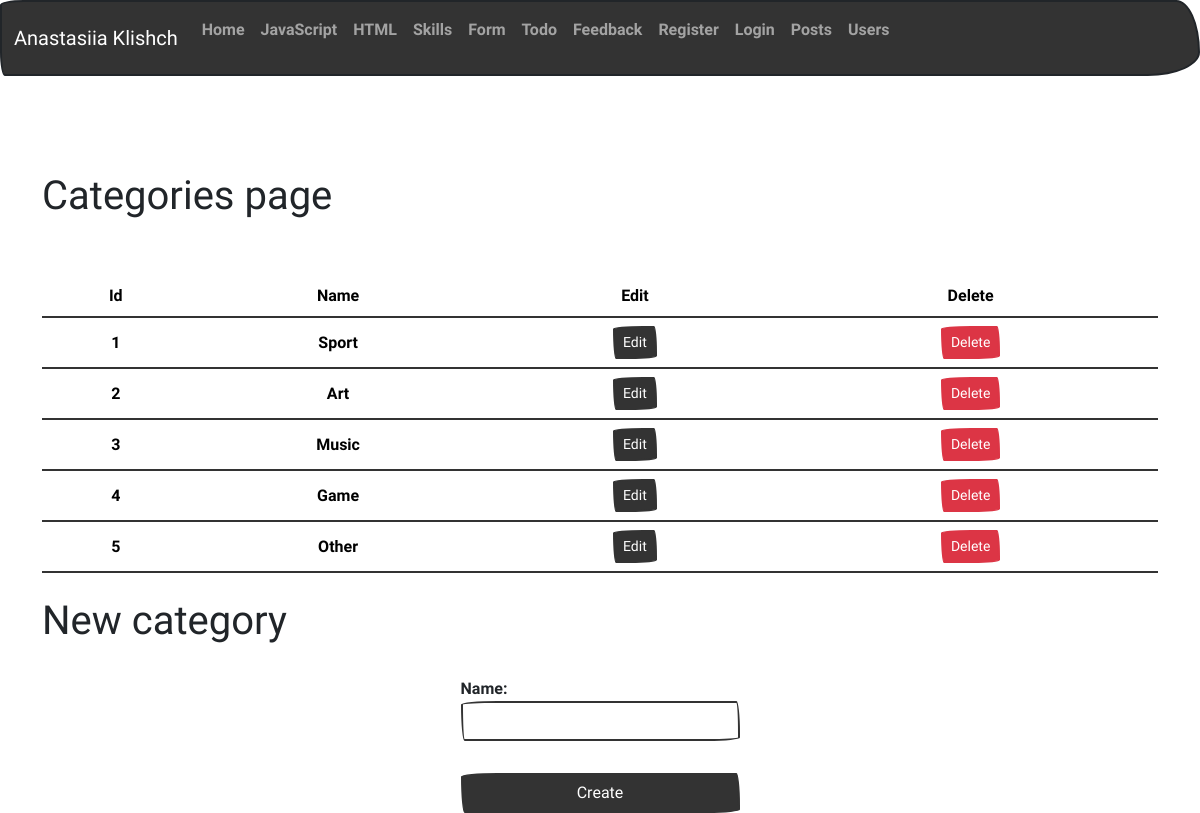
The page /categories on the database its author committed.
### app/posts/models.py (models this page shows, shortened)
class Category(db.Model):
    id = db.Column(db.Integer, primary_key=True)
    name = db.Column(db.String)

### app/posts/views.py (the view, shortened to what this page needs)
@posts.route('/categories', methods=['GET', 'POST'])
def categories():
    form = CreateCategory()
    categories = Category.query.all()
    return render_template('categories.html', form=form, categories=categories)

### app/posts/forms.py
class CreateCategory(FlaskForm):
    name = StringField('Name:',
                        validators=[DataRequired("This field is required.")],
                        render_kw={"class": "form-control"})
    submit = SubmitField('Create',
                         render_kw={"class": "btn btn-primary"})

### app/posts/templates/posts/categories.html (shortened to what this page needs)
{% from 'render_field.html' import render_field %}
{% extends "base.html" %}
{% block content %}
<h1>Categories page</h1>
<br>
<div>
    <div class="mt-4">
        <table class="table mb-4 text-center">
            <thead>
                <tr>
                    <th scope="col">Id</th>
                    <th scope="col">Name</th>
                    <th scope="col">Edit</th>
                    <th scope="col">Delete</th>
                </tr>
            </thead>
            <tbody style="vertical-align: middle;">
                {% for category in categories %}
                <tr>
                    <td>
                        {{ category.id }}
                    </td>
                    <td>
                        {{ category.name }}
                    </td>
                    <td>
                        <a class="btn btn-primary btn-sm">Edit</a>
                    </td>
                    <td>
                        <a class="btn btn-danger btn-sm" href="{{ url_for('posts.delete_category', id=category.id) }}">Delete</a>
                    </td>
                </tr>
                {% endfor %}
            </tbody>
        </table>
    </div>
</div>
<h1>New category</h1>
<div class="d-flex justify-content-center align-items-center">
    <div class="mt-4 col-sm-3">
        <form action={{url_for("posts.categories")}}  method="POST" novalidate enctype="multipart/form-data">
            {{ render_field(form.name)}}
            <br>
            <div class="button-container d-grid">
                {{form.submit()}}
            </div>
        </form>
    </div>
</div>
{% endblock %}

### app/templates/render_field.html
{% macro render_field(field) %}
<dt>{{ field.label }}
{% if field.errors %}
<dd>{{ field(**kwargs) | safe }}</dd>
            {% for error in field.errors %}
            <p class="list-group-item list-group-item-danger text-center"> {{error}} </p>
            {% endfor %}
{% else %}
<dd>{{ field(**kwargs) | safe }} </dd>
{% endif %}
{% endmacro %}

### app/templates/base.html (shortened to what this page needs)
<!DOCTYPE html>
<html lang="en">
<head>
    <link rel="stylesheet" type="text/css" href="{{ url_for('static', filename='css/bootstrap.css') }}">
    <link rel="stylesheet" type="text/css" href="{{ url_for('static', filename='css/mystyle.css') }}">
</head>
<body>
    {% include "nav.html" %}
    <div class="container">
      <br>
      <br>
      <br>
      <br>
    </div>
    <div class="container">
        {% block content %}{% endblock %}
    </div>
</body>
</html>

### app/templates/nav.html (shortened to what this page needs)
<nav class="navbar navbar-expand-lg bg-primary" data-bs-theme="dark">
    <div class="container-fluid">
      <a class="navbar-brand" href="#">Anastasiia Klishch</a>
      <div class="collapse navbar-collapse" id="navbarColor01">
        <ul class="navbar-nav me-auto">
            {% for name, url in menu.items() %}
                <li class="nav-item">
                    <a class="nav-link" href="{{ url }}">
                        <p>{{ name }}</p>
                    </a>
                </li>
            {% endfor %}
        </ul>
      </div>
    </div>
</nav>

### app/static/css/mystyle.css (style rules this page uses)
body { justify-content: center; align-items: center; height: 100vh; margin: 0; }
input { text-align: center; }
.button-container { text-align: center; }

### rows shown on the page
Category: id "1", name "Sport"
Category: id "2", name "Art"
Category: id "3", name "Music"
Category: id "4", name "Game"
Category: id "5", name "Other"

### other values the page prints
{{ name }} "Home" "JavaScript" "HTML" "Skills" "Form" "Todo" "Feedback" "Register" "Login" "Posts" "Users"
{{ field.label }} "Name:"
